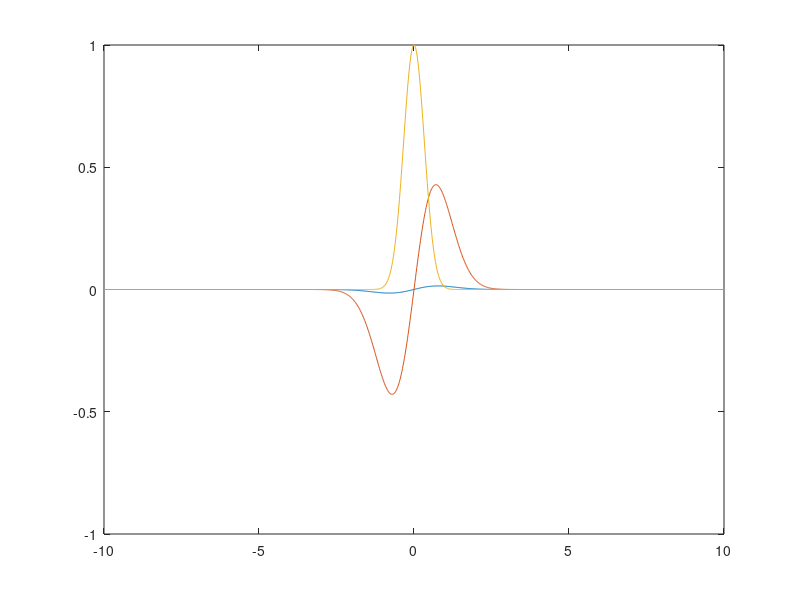

Recreate this plot in MATLAB.
N = 1e3;
%  N = 1e5;
t = linspace(-10,10,N);

x = t.*exp(-t.^2);
y = exp(-4*t.^2).*cos(t);
z = (t-2)./((t-2).^2+3^2);
w = exp(-3*t.^2).*exp(2i*t);

u = conv(x,y,'same')/N;
% u = conv(conv(conv(x,y,'same')/N,z,'same')/N,w,'same')/N;

plot(t,u,t,x,t,y)